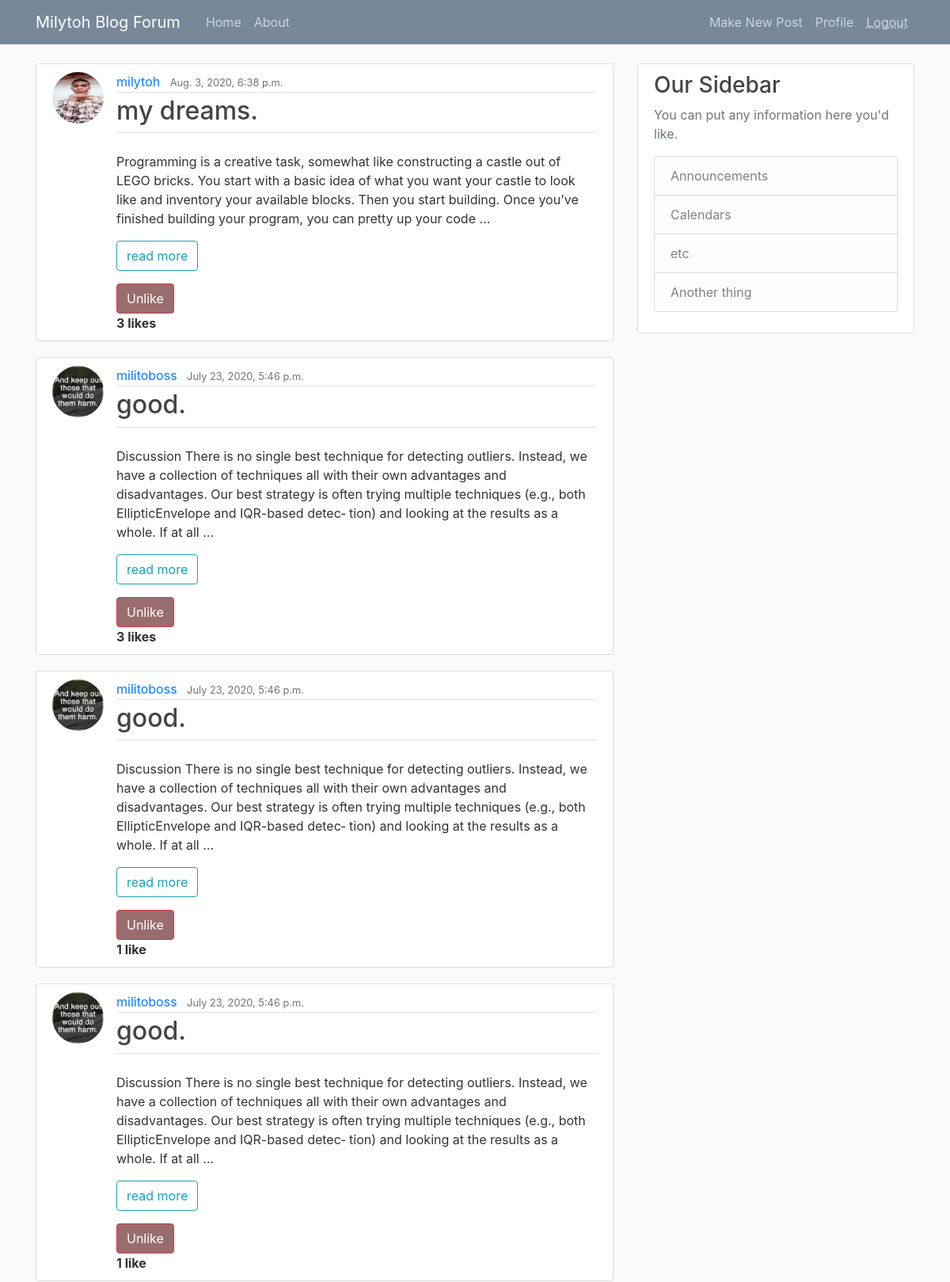
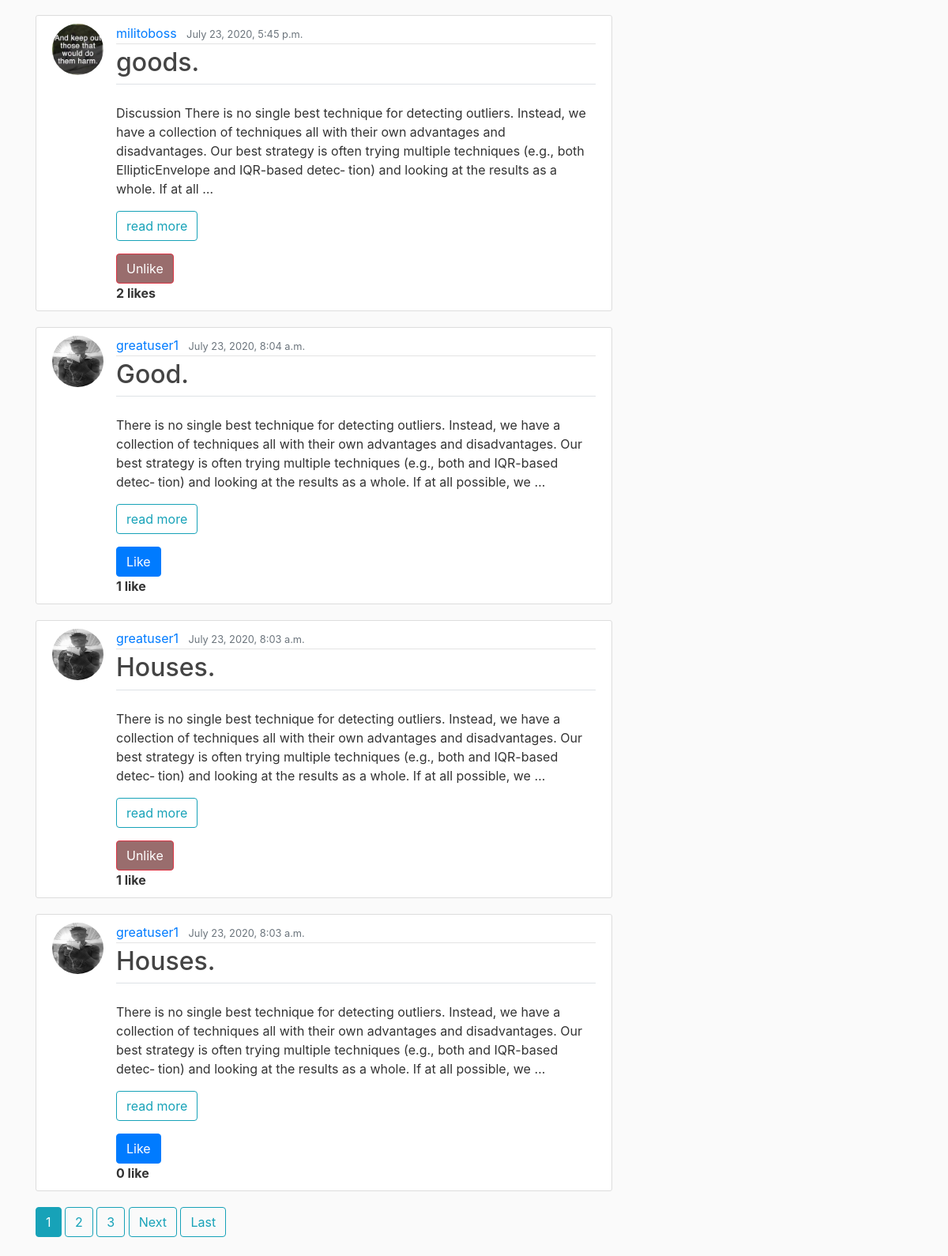
The app's page / (signed in) with its own data (2 pictures, top to bottom).
### myblog/models.py (models this page shows, shortened)
class Post(models.Model):
    title = models.CharField(max_length=100)
    content = models.TextField()
    date_posted = models.DateTimeField(default=timezone.now)
    author = models.ForeignKey(User, on_delete=models.CASCADE)
    liked = models.ManyToManyField(User, default=None, blank=True, related_name='liked')

### users/models.py (models this page shows, shortened)
class Profile(models.Model):
    user = models.OneToOneField(User, on_delete=models.CASCADE)
    image = models.ImageField(default='default.jpg', upload_to='profile_pics')

### myblog/views.py (the view)
# urls.py: path('', PostListVeiw.as_view(), name='myblog_home'),
class PostListVeiw(ListView):
    model = Post
    template_name = 'myblog/home.html'
    context_object_name = 'posts'
    ordering =['-date_posted']
    paginate_by = 8

### myblog/templates/myblog/home.html (shortened to what this page needs)
{% extends 'myblog/base.html'%}
{% block content %}
  {% for post in posts %}
   <article class="media content-section">
      <a href="{{ post.author.profile.image.url}}">
     <img class="rounded-circle article-img"  src="{{ post.author.profile.image.url}}">
       </a>
    <div class="media-body">
      <div class="article-metadata">
        <a class="mr-2" href="{% url 'myblog:user-posts' post.author.username %}">{{ post.author }}</a>
        <small class="text-muted">{{ post.date_posted }}</small>
      </div>
        <legend class="border-bottom mb-3">
        <h2><a class="article-title" href="{% url 'myblog:post-detail' post.id %}">{{ post.title }}.</a></h2>
        </legend>
        {% if post.content|length > 50%}
          {{ post.content|safe|truncatewords:"50"|linebreaks }}
           <a class="btn btn-outline-info" href="{% url 'myblog:post-detail' post.id %}"> read more </a>
           <form action="{% url 'myblog:like-post' %}" method="POST">
              {% if user not in post.liked.all %}
                 <button class="btn btn-primary mt-3" type="submit">Like </button>
              {% else %}
                <button class="btn btn-danger mt-3" style="background-color: rgb(153, 109, 109)" type="submit"> Unlike </button>
              {% endif %}
            </form>
            {% if user in post.liked.all %}
                {% if post.liked.all.count <= 1 %}
                   <strong>   {{post.liked.all.count  }}  like</strong>
                {% else %}
                   <strong> {{post.liked.all.count}}  likes </strong>
                {% endif %}
            {% else  %}
                {% if post.liked.all.count  <= 1 %}
                  <strong> {{post.liked.all.count}}  like</strong>
                {% else %}
                  <strong> {{post.liked.all.count}}  likes </strong>
                {% endif %}
            {% endif %}
        {% endif %}
    </div>
  </article>
  {%endfor%}
  {% if is_paginated %}
    {% for num in page_obj.paginator.page_range %}
      {% if page_obj.number == num %}
        <a class="btn btn-info mb-4 " href="?page={{ num }}"> {{ num }} </a>
      {% elif num > page_obj.number|add:'-3' and num < page_obj.number|add:'3' %}
        <a class="btn btn-outline-info mb-4 " href="?page={{ num }}"> {{ num }} </a>
      {% endif %}
    {% endfor %}
    {% if page_obj.has_next %}
      <a class="btn btn-outline-info mb-4 " href="?page={{ page_obj.next_page_number }}"> Next </a>
      <a class="btn btn-outline-info mb-4 " href="?page={{ page_obj.panginator.num_pages }}"> Last </a>
    {% endif %}
  {% endif %}
  {% endblock content %}

### myblog/static/myblog/main.css (style rules this page uses)
body { background: #fafafa; color: #333333; margin-top: 5rem; }
h1, h2, h3, h4, h5, h6 { color: #444444; }
.content-section { background: #ffffff; padding: 10px 20px; border: 1px solid #dddddd; border-radius: 3px; margin-bottom: 20px; }
.article-title { color: #444444; }
.article-img { height: 65px; width: 65px; margin-right: 16px; }
.article-metadata { padding-bottom: 1px; margin-bottom: 4px; border-bottom: 1px solid #e3e3e3 }

### records on screen
Post: author.profile.image (picture), author "milytoh", date_posted "Aug. 3, 2020, 6:38 p.m.", title "my dreams", content "Programming is a creative task, somewhat like constructing a castle out of LEGO bricks. You start with a basic idea of what you want your castle to look like and inventory your available blocks. Then you start building. Once you’ve finished building your program, you can pretty up your code …", shows "Unlike", liked.all.count "3"
Post: author.profile.image (placeholder picture), author "militoboss", date_posted "July 23, 2020, 5:46 p.m.", title "good", content "Discussion There is no single best technique for detecting outliers. Instead, we have a collection of techniques all with their own advantages and disadvantages. Our best strategy is often trying multiple techniques (e.g., both EllipticEnvelope and IQR-based detec‐ tion) and looking at the results as a whole. If at all …", shows "Unlike", liked.all.count "3"
Post: author.profile.image (placeholder picture), author "militoboss", date_posted "July 23, 2020, 5:46 p.m.", title "good", content "Discussion There is no single best technique for detecting outliers. Instead, we have a collection of techniques all with their own advantages and disadvantages. Our best strategy is often trying multiple techniques (e.g., both EllipticEnvelope and IQR-based detec‐ tion) and looking at the results as a whole. If at all …", shows "Unlike", liked.all.count "1"
Post: author.profile.image (placeholder picture), author "militoboss", date_posted "July 23, 2020, 5:46 p.m.", title "good", content "Discussion There is no single best technique for detecting outliers. Instead, we have a collection of techniques all with their own advantages and disadvantages. Our best strategy is often trying multiple techniques (e.g., both EllipticEnvelope and IQR-based detec‐ tion) and looking at the results as a whole. If at all …", shows "Unlike", liked.all.count "1"
Post: author.profile.image (placeholder picture), author "militoboss", date_posted "July 23, 2020, 5:45 p.m.", title "goods", content "Discussion There is no single best technique for detecting outliers. Instead, we have a collection of techniques all with their own advantages and disadvantages. Our best strategy is often trying multiple techniques (e.g., both EllipticEnvelope and IQR-based detec‐ tion) and looking at the results as a whole. If at all …", shows "Unlike", liked.all.count "2"
Post: author.profile.image (picture), author "greatuser1", date_posted "July 23, 2020, 8:04 a.m.", title "Good", content "There is no single best technique for detecting outliers. Instead, we have a collection of techniques all with their own advantages and disadvantages. Our best strategy is often trying multiple techniques (e.g., both and IQR-based detec‐ tion) and looking at the results as a whole. If at all possible, we …", shows "Like", liked.all.count "1"
Post: author.profile.image (picture), author "greatuser1", date_posted "July 23, 2020, 8:03 a.m.", title "Houses", content "There is no single best technique for detecting outliers. Instead, we have a collection of techniques all with their own advantages and disadvantages. Our best strategy is often trying multiple techniques (e.g., both and IQR-based detec‐ tion) and looking at the results as a whole. If at all possible, we …", shows "Unlike", liked.all.count "1"
Post: author.profile.image (picture), author "greatuser1", date_posted "July 23, 2020, 8:03 a.m.", title "Houses", content "There is no single best technique for detecting outliers. Instead, we have a collection of techniques all with their own advantages and disadvantages. Our best strategy is often trying multiple techniques (e.g., both and IQR-based detec‐ tion) and looking at the results as a whole. If at all possible, we …", shows "Like", liked.all.count "0"

### other values on screen
{{ num }} "1"
{{ num }} "2" "3"
